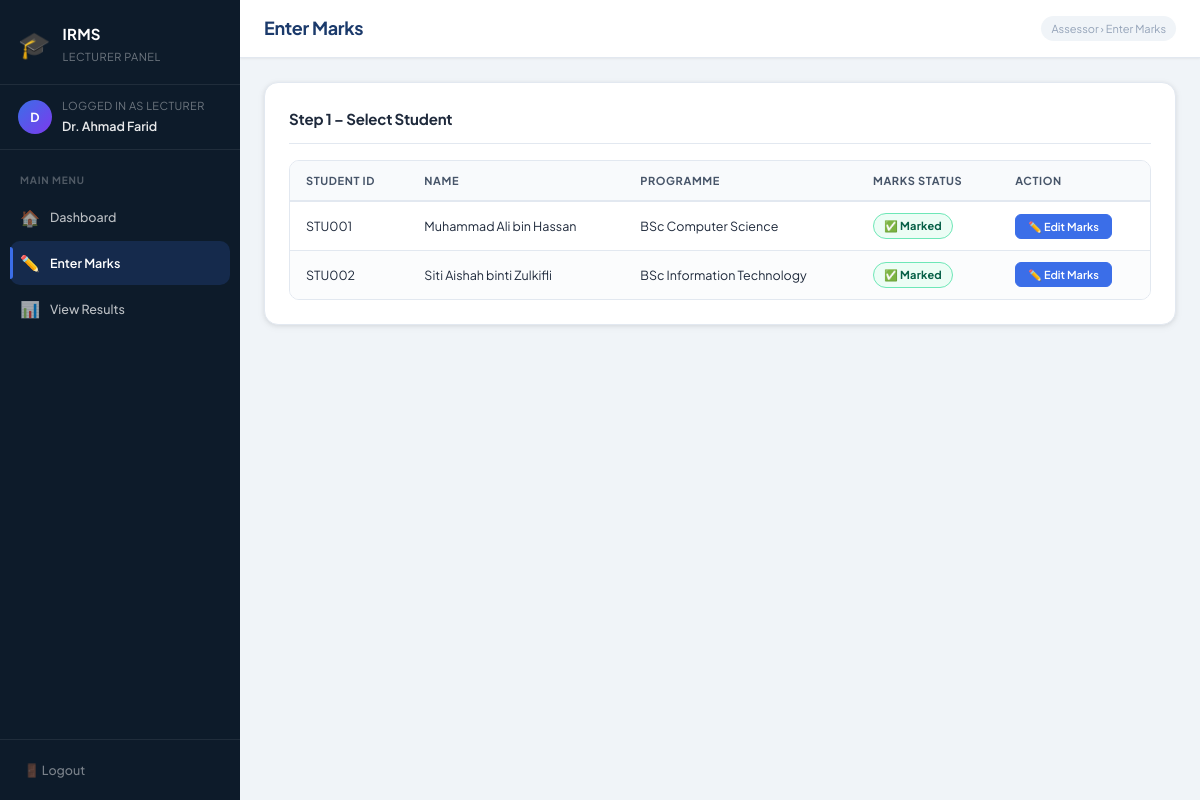
The app's page /assessor/marks.php (signed in) with its own data.
### tables this page shows
CREATE TABLE `internship` (
  `internship_id` int NOT NULL,
  `student_id` varchar(20) NOT NULL,
  `lecturer_id` varchar(20) DEFAULT NULL,
  `supervisor_id` varchar(20) DEFAULT NULL,
  `company_id` int DEFAULT NULL,
  `s_marks_id` int DEFAULT NULL,
  `l_marks_id` int DEFAULT NULL,
  `duration` int DEFAULT NULL,
  `average_marks` decimal(6,2) DEFAULT NULL
);

CREATE TABLE `student` (
  `student_id` varchar(20) NOT NULL,
  `student_name` varchar(100) NOT NULL,
  `student_password` varchar(100) NOT NULL,
  `student_email` varchar(100) DEFAULT NULL,
  `programme` varchar(100) DEFAULT NULL
);

### assessor/marks.php (the view, shortened to what this page needs)
<?php
require_once "../connection.php";
include "header.php";
$uid = $_SESSION['user_id'];
$role = $_SESSION['role'];
if ($role == 'supervisor') {
    $colFilter = "supervisor_id";
} else {
    $colFilter = "lecturer_id";
}
$studentsRes = mysqli_query(
    $conn,
    "SELECT i.internship_id, i.s_marks_id, i.l_marks_id,
            s.student_id, s.student_name, s.programme
     FROM internship i
     JOIN student s ON i.student_id = s.student_id
     WHERE i.$colFilter = '$uid'
     ORDER BY s.student_name"
);
$students = [];
while ($r = mysqli_fetch_assoc($studentsRes))
    $students[] = $r;
$selectedIid = isset($_GET['iid']) ? (int) $_GET['iid'] : 0;
?>
<div class="topbar">
    <h1>Enter Marks</h1>
    <span class="breadcrumb">Assessor &rsaquo; Enter Marks</span>
</div>
<div class="page-body">
    <div class="card">
        <div class="card-title">Step 1 – Select Student</div>
        <?php if (empty($students)): ?>
            <p class="text-muted">No students are assigned to you yet.</p>
        <?php else: ?>
            <div class="table-wrap">
                <table>
                    <thead>
                        <tr>
                            <th>Student ID</th>
                            <th>Name</th>
                            <th>Programme</th>
                            <th>Marks Status</th>
                            <th>Action</th>
                        </tr>
                    </thead>
                    <tbody>
                        <?php foreach ($students as $st):
                            $marksIdCol = ($role == 'supervisor') ? 's_marks_id' : 'l_marks_id';
                            $hasMarks = !empty($st[$marksIdCol]);
                            ?>
                            <tr class="<?= ($selectedIid == $st['internship_id']) ? 'row-pass' : '' ?>">
                                <td><?= htmlspecialchars($st['student_id']) ?></td>
                                <td><?= htmlspecialchars($st['student_name']) ?></td>
                                <td><?= htmlspecialchars($st['programme']) ?></td>
                                <td>
                                    <?php if ($hasMarks): ?>
                                        <span class="badge badge-pass">✅ Marked</span>
                                    <?php else: ?>
                                        <span class="badge badge-fail">⏳ Pending</span>
                                    <?php endif; ?>
                                </td>
                                <td>
                                    <a href="marks.php?iid=<?= $st['internship_id'] ?>" class="btn btn-primary btn-sm">
                                        <?= $hasMarks ? '✏️ Edit Marks' : '➕ Enter Marks' ?>
                                    </a>
                                </td>
                            </tr>
                        <?php endforeach; ?>
                    </tbody>
                </table>
            </div>
        <?php endif; ?>
    </div>
</div>
<?php include "footer.php"; ?>

### style.css (style rules this page uses)
:root { --primary: #1b3a6b; --accent: #3b6ee8; --accent-hover: #2d5cd4; --accent-light: #eff4ff; --success: #0e9f6e; --success-bg: #ecfdf5; --danger: #e53e3e; --danger-bg: #fff5f5; --warning: #d97706; --warning-bg: #fffbeb; --info: #0284c7; --info-bg: #e0f2fe; --bg: #f0f4f8; --card: #ffffff; --border: #e2e8f0; --border-dark: #cbd5e1; --text: #1e293b; --text-secondary: #475569; --muted: #94a3b8; --sidebar-bg: #0d1b2a; --sidebar-hover: rgba(255, 255, 255, 0.07); --sidebar-active: rgba(59, 110, 232, 0.18); --sidebar-text: rgba(255, 255, 255, 0.72); --sidebar-w: 240px; --shadow-xs: 0 1px 2px rgba(0, 0, 0, .06); --shadow-sm: 0 1px 4px rgba(0, 0, 0, .07), 0 2px 8px rgba(0, 0, 0, .05); --shadow-md: 0 4px 16px rgba(0, 0, 0, .10); --shadow-lg: 0 12px 36px rgba(0, 0, 0, .16); --r-sm: 6px; --r-md: 10px; --r-lg: 14px; --r-xl: 20px; --font: 'Plus Jakarta Sans', 'Segoe UI', system-ui, sans-serif; --text-xs: 11px; --text-sm: 12.5px; --text-base: 14px; --text-md: 15px; --text-lg: 18px; --text-xl: 22px; --text-2xl: 28px; --ease: cubic-bezier(.4, 0, .2, 1); --dur: 0.2s; }
*, *::before, *::after { margin: 0; padding: 0; box-sizing: border-box; }
html { scroll-behavior: smooth; }
body { font-family: var(--font); font-size: var(--text-base); line-height: 1.6; color: var(--text); background: var(--bg); -webkit-font-smoothing: antialiased; }
a { color: var(--accent); text-decoration: none; }
.topbar { background: var(--card); border-bottom: 1px solid var(--border); padding: 14px 24px; display: flex; align-items: center; justify-content: space-between; position: sticky; top: 0; z-index: 50; box-shadow: var(--shadow-xs); }
.topbar h1 { font-size: var(--text-lg); font-weight: 700; color: var(--primary); letter-spacing: -.3px; }
.breadcrumb { font-size: var(--text-xs); color: var(--muted); background: var(--bg); padding: 4px 10px; border-radius: 20px; }
.page-body { padding: 24px; flex: 1; }
.card { background: var(--card); border-radius: var(--r-lg); border: 1px solid var(--border); padding: 24px; margin-bottom: 20px; box-shadow: var(--shadow-sm); }
.card-title { font-size: var(--text-md); font-weight: 700; color: var(--text); margin-bottom: 16px; padding-bottom: 12px; border-bottom: 1px solid var(--border); letter-spacing: -.2px; }
.btn { display: inline-flex; align-items: center; justify-content: center; gap: 6px; padding: 9px 18px; border-radius: var(--r-sm); font-family: var(--font); font-size: var(--text-sm); font-weight: 600; border: 1.5px solid transparent; cursor: pointer; text-decoration: none; white-space: nowrap; line-height: 1; transition: background var(--dur) var(--ease), border-color var(--dur) var(--ease), box-shadow var(--dur) var(--ease), transform var(--dur) var(--ease); }
.btn-primary { background: var(--accent); color: #fff; border-color: var(--accent); }
.btn-sm { padding: 6px 12px; font-size: var(--text-xs); }
.table-wrap { overflow-x: auto; border-radius: var(--r-md); border: 1px solid var(--border); }
table { width: 100%; border-collapse: collapse; font-size: var(--text-sm); }
thead th { background: #f8fafc; color: var(--text-secondary); padding: 11px 16px; text-align: left; font-weight: 700; font-size: var(--text-xs); text-transform: uppercase; letter-spacing: .6px; border-bottom: 2px solid var(--border); white-space: nowrap; }
tbody td { padding: 11px 16px; border-bottom: 1px solid var(--border); vertical-align: middle; }
tbody tr:last-child td { border-bottom: none; }
tbody tr:nth-child(even) { background: #fbfcfd; }
.badge { display: inline-flex; align-items: center; gap: 4px; padding: 3px 10px; border-radius: 20px; font-size: var(--text-xs); font-weight: 700; letter-spacing: .2px; }
.badge-pass { background: var(--success-bg); color: #065f46; border: 1px solid #6ee7b7; }

### records on screen
internship: student.student_id "STU001", student.student_name "Muhammad Ali bin Hassan", student.programme "BSc Computer Science"
internship: student.student_id "STU002", student.student_name "Siti Aishah binti Zulkifli", student.programme "BSc Information Technology"

### other values on screen
$assessorRole "LECTURER"
$initials "D"
$_SESSION['name'] "Dr. Ahmad Farid"
